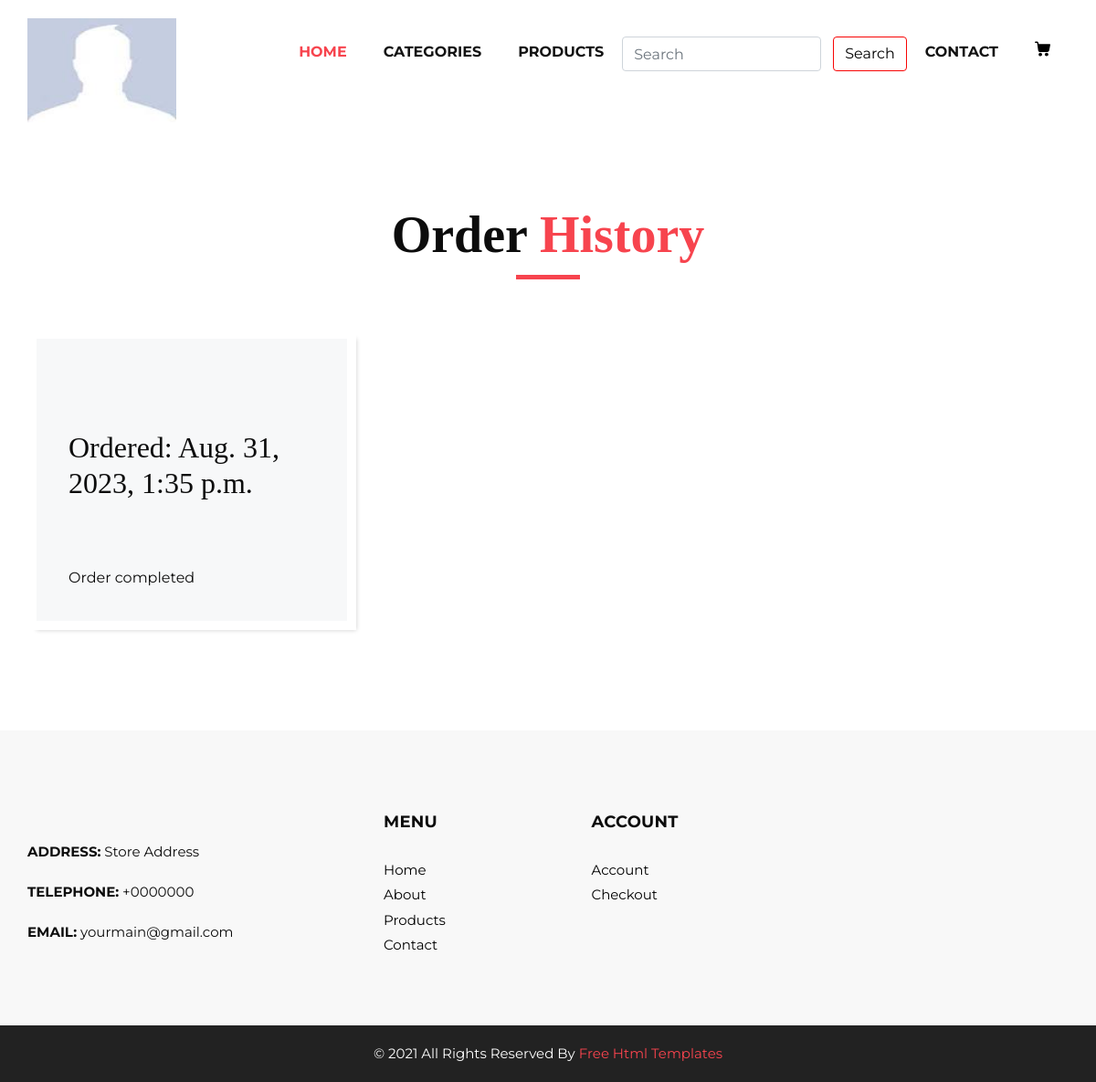
The page /store/profile/order/history/ (signed in) on the database its author committed.
### accounts/models.py (models this page shows, shortened)
class User(AbstractUser):
    email = models.EmailField(max_length=254, unique=True)
    username = models.CharField(max_length=150, blank=True, unique=False)
    profile_img = models.ImageField(null=True, blank=True, upload_to='images/', default='images/default/default.jpg')
    @property
    def imageURL(self):
        try:
            url = self.profile_img.url
        except:
            url = ''
        return url
    USERNAME_FIELD = 'email'
    EMAIL_FIELD = 'email'
    REQUIRED_FIELDS = []

### store/models.py (models this page shows, shortened)
class Order(models.Model):
    BOOL_CHOICES = ((True, 'Complete'), (False, 'Incomplete'))
    customer = models.ForeignKey(User, on_delete=models.CASCADE)
    id = models.AutoField(primary_key=True)
    address = models.CharField(max_length=200, null=True)
    notes = models.TextField(max_length=300, null=True)
    date_ordered = models.DateTimeField(auto_now_add=True, null=True)
    complete = models.BooleanField(default=False, null=True, blank=True, choices=BOOL_CHOICES)

### store/views.py (the view)
# urls.py: path('profile/order/history/', CustomerOrderHistoryView.as_view(), name='customer_order_history'),
class CustomerOrderHistoryView(LoginRequiredMixin, ListView):
    login_url = reverse_lazy('profile')
    template_name = 'store/customer_order_history.html'
    model = Order
    def get_context_data(self, **kwargs):
        context = super().get_context_data(**kwargs)
        Orders = Order.objects.filter(customer=self.request.user).order_by('-date_ordered')
        context['Orders'] = Orders
        return context

### store/templates/store/customer_order_history.html (shortened to what this page needs)
{% extends 'store/storefront.html' %}
{% load static %}
{% block content %}
<section class="product_section layout_padding">
    <div class="container">
       <div class="heading_container heading_center">
          <h2>
             Order <span>History</span>
          </h2>
       </div>
       <div class="row">
         {% for order in Orders %}
          <div class="col-sm-6 col-md-4 col-lg-4">
             <div class="box">
                <div class="img-box">
                   <h2>Ordered: {{ order.date_ordered }}</h2>
                </div>
                <div class="detail-box">
                   {% if order.complete == False %}
                   Order is in progress
                   {% else %}
                   Order completed
                   {% endif %}
                </div>
             </div>
          </div>
          {% endfor %}
       </div>
       </div>
    </div>
{% endblock content %}

### store/templates/store/storefront.html (shortened to what this page needs)
{% load static %}
{% load bootstrap4 %}
{% bootstrap_css %}
<!DOCTYPE html>
<html lang="en">
   <head>
      <link rel="stylesheet" type="text/css" href="{% static 'css/store_css/bootstrap.css' %}" />
      <link href="{% static 'css/store_css/style.css' %}" rel="stylesheet" />
      <link href="{% static 'css/store_css/responsive.css' %}" rel="stylesheet" />
   </head>
   <body>
      <div class="hero_area">
         <header class="header_section">
            <div class="container">
               <nav class="navbar navbar-expand-lg custom_nav-container ">
                  <a class="navbar-brand" href="{% url 'profile' %}">
                     {% if user.is_authenticated %}
                     <img width="250" src="{{ request.user.imageURL }}" alt="#" />
                     {% else %}
                     <img width="250" src="{% static 'images/default/default.jpg' %}" alt="#" />
                  {% endif %}</a>
                  <div class="collapse navbar-collapse" id="navbarSupportedContent">
                     <ul class="navbar-nav">
                        <li class="nav-item active">
                           <a class="nav-link" href="{% url 'storefront' %}">Home <span class="sr-only">(current)</span></a>
                        </li>
                        <li class="nav-item">
                           <a href="{% url 'store_categories_list' %}" class="nav-link">Categories</a>
                        </li>
                        <li class="nav-item">
                           <a class="nav-link" href="{% url 'all_products' %}">Products</a>
                        </li>
                        <li class="nav-item">
                           <form class="d-flex" action="{% url 'store_search_results' %}" method="get">
                              <input class="form-control me-2" type="search" name="q" placeholder="Search" aria-\
                              label="Search" >
                              <button class="btn btn-outline-success search_input" type="submit">Search</button>
                           </form>
                        </li>
                        <li class="nav-item">
                           <a class="nav-link" href="{% url 'store_contact' %}">Contact</a>
                        </li>
                        <li class="nav-item">
                           <a class="nav-link" href="{% url 'cart' %}">
                           </a>
                        </li>
                     </ul>
                  </div>
               </nav>
            </div>
         </header>
         {% block content %}{% endblock content %}
      <footer>
         <div class="container">
            <div class="row">
               <div class="col-md-4">
                   <div class="full">
                      <div class="information_f">
                        <p><strong>ADDRESS:</strong> Store Address </p>
                        <p><strong>TELEPHONE:</strong> +0000000</p>
                        <p><strong>EMAIL:</strong> yourmain@gmail.com</p>
                      </div>
                   </div>
               </div>
               <div class="col-md-8">
                  <div class="row">
                  <div class="col-md-7">
                     <div class="row">
                        <div class="col-md-6">
                     <div class="widget_menu">
                        <h3>Menu</h3>
                        <ul>
                           <li><a href="{% url 'storefront' %}">Home</a></li>
                           <li><a href="#">About</a></li>
                           <li><a href="{% url 'all_products' %}">Products</a></li>
                           <li><a href="{% url 'store_contact' %}">Contact</a></li>
                        </ul>
                     </div>
                  </div>
                  <div class="col-md-6">
                     <div class="widget_menu">
                        <h3>Account</h3>
                        <ul>
                           <li><a href="{% url 'profile' %}">Account</a></li>
                           <li><a href="{% url 'cart' %}">Checkout</a></li>
                        </ul>
                     </div>
                  </div>
                     </div>
                  </div>
                  </div>
               </div>
            </div>
         </div>
      </footer>
      <div class="cpy_">
         <p>© 2021 All Rights Reserved By <a href="https://html.design/">Free Html Templates</a></p>
      </div>
   </body>
</html>

### django_project/static/css/store_css/style.css (style rules this page uses)
* { box-sizing: border-box; }
body { font-family: 'Montserrat', sans-serif; color: #0c0c0c; background-color: #ffffff; overflow-x: hidden; }
.layout_padding { padding: 70px 0; }
h1, h2 { font-family: 'Playfair Display', serif; }
.heading_container { display: -webkit-box; display: -ms-flexbox; display: flex; -webkit-box-orient: vertical; -webkit-box-direction: normal; -ms-flex-direction: column; flex-direction: column; -webkit-box-align: start; -ms-flex-align: start; align-items: flex-start; }
.heading_container h2 { position: relative; margin-bottom: 0; font-size: 3.5rem; font-weight: bold; }
.heading_container h2::after { content: ""; display: block; width: 70px; height: 5px; background: #f7444e; margin: 10px auto 10px; }
.heading_container h2 span { color: #f7444e; }
.heading_container.heading_center { -webkit-box-align: center; -ms-flex-align: center; align-items: center; text-align: center; }
a, a:hover, a:focus { text-decoration: none; }
.btn, .btn:focus { outline: none !important; -webkit-box-shadow: none; box-shadow: none; }
.hero_area { position: relative; min-height: 100vh; display: -webkit-box; display: -ms-flexbox; display: flex; -webkit-box-orient: vertical; -webkit-box-direction: normal; -ms-flex-direction: column; flex-direction: column; }
.header_section { padding: 15px 0; }
.navbar-brand { font-family: 'Playfair Display', serif; }
.custom_nav-container { padding: 0; }
.custom_nav-container .navbar-nav { margin-left: auto; }
.custom_nav-container .navbar-nav .nav-item .nav-link { padding: 5px 20px; color: #131313; text-align: center; text-transform: uppercase; border-radius: 5px; -webkit-transition: all 0.3s; transition: all 0.3s; font-weight: 700; }
.custom_nav-container .navbar-nav .nav-item .nav-link svg { width: 17px; height: auto; fill: #000000; margin-bottom: 2px; }
.custom_nav-container .navbar-nav .nav-item:hover .nav-link, .custom_nav-container .navbar-nav .nav-item.active .nav-link { color: #f7444e; }
.product_section .heading_container { margin-bottom: 20px; }
.product_section .box { position: relative; margin-top: 25px; padding: 35px 35px; background-color: #f7f8f9; -webkit-transition: all .3s; transition: all .3s; overflow: hidden; box-shadow: 5px 5px 5px -5px rgba(0,0,0,.2); border: solid #fff 10px; }
.product_section .box .img-box { display: -webkit-box; display: -ms-flexbox; display: flex; -webkit-box-pack: center; -ms-flex-pack: center; justify-content: center; -webkit-box-align: center; -ms-flex-align: center; align-items: center; height: 215px; }
.product_section .box .detail-box { text-align: center; display: -webkit-box; display: -ms-flexbox; display: flex; -webkit-box-pack: justify; -ms-flex-pack: justify; justify-content: space-between; }
footer { background: #f8f8f8; padding: 90px 0 70px; }
.information_f p { margin-bottom: 1.2rem; line-height: 25px; font-size: 15px; }
.widget_menu h3 { font-size: 18px; font-weight: 700; text-transform: uppercase; letter-spacing: 0.2px; margin-bottom: 25px; }
.widget_menu ul { list-style: none; padding: 0; margin: 0; }
.widget_menu ul li { float: left; width: 100%; }
.widget_menu ul li a { font-size: 15px; color: #000; margin-bottom: 0; float: left; width: 100%; margin-top: 5px; }
.widget_menu { float: left; width: 100%; }
form input { background: #fff; border: solid #ccc 1px; padding: 15px 15px; width: 100%; font-size: 14px; margin-bottom: 20px; text-transform: capitalize; line-height: normal; }
.cpy_ { background: #222; text-align: center; padding: 20px 0; }
.cpy_ p { margin: 0; color: #fff; font-size: 15px; font-weight: 400; }
.cpy_ p a { margin: 0; color: #f7444e; font-size: 15px; font-weight: 400; }

### django_project/static/css/store_css/responsive.css (style rules this page uses)
@media (min-width: 1200px) { .container { max-width: 1170px; } }

### rows shown on the page
User: user.imageURL (placeholder picture)
Order: date_ordered "Aug. 31, 2023, 1:35 p.m.", complete "Order completed"
